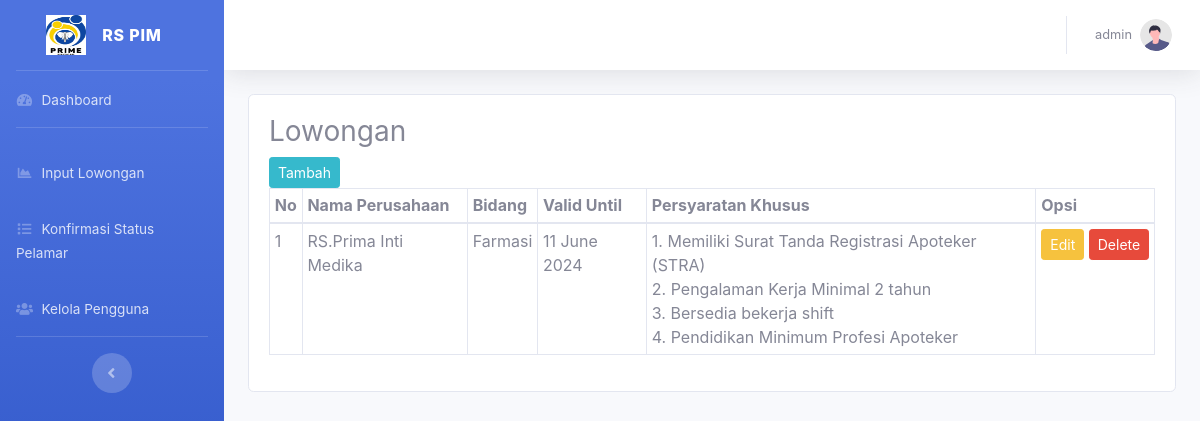
Page /dashboard/index.php?r=lowongan/index (signed in) on the committed database.
### tables this page shows
CREATE TABLE `tbl_lowongan` (
  `id_lowongan` int(11) NOT NULL,
  `nama_perus` varchar(120) DEFAULT NULL,
  `bidang` varchar(120) DEFAULT NULL,
  `valid_until` date DEFAULT NULL,
  `persyaratan_khusus` text DEFAULT NULL
);

### dashboard/index.php (called while the page is built, shortened)
<?php require_once '../config/conn.php'; ?>
<?php require_once 'layouts/header.php'; ?>
<?php include 'layouts/sidebar.php'; ?>
<?php $page = $_REQUEST['r']; ?>
<?php include_once $page.'.php'; ?>
<?php include 'layouts/footer.php'; ?>

### config/conn.php (called while the page is built, shortened)
<?php
function Connect(){
    $connect = mysqli_connect(HOST, DB_USER, DB_PASSWORD,DB_NAME);
    if($connect){
        return $connect;
    } else {
      return FALSE;
    }
}
?>

### dashboard/lowongan/func.php (called while the page is built, shortened)
<?php
function GetAll()
{
  $query = "SELECT * FROM tbl_lowongan";
  $exe = mysqli_query(Connect(), $query);
  while ($data = mysqli_fetch_array($exe)) {
    $datas[] = array(
      'id_lowongan' => $data['id_lowongan'],
      'nama_perus' => $data['nama_perus'],
      'bidang' => $data['bidang'],
      'valid_until' => $data['valid_until'],
      'persyaratan_khusus' => $data['persyaratan_khusus'],
    );
  }
  return $datas;
}

### dashboard/lowongan/index.php (the view, shortened to what this page needs)
<h3>Lowongan</h3>
<a href='?r=lowongan/create' class='btn btn-info btn-sm'>Tambah</a>
<br>
<div class='table-responsive'>
  <table class='table table-bordered table-sm'>
    <thead>
      <tr>
        <th>No</th>
        <th>Nama Perusahaan</th>
        <th>Bidang</th>
        <th>Valid Until</th>
        <th>Persyaratan Khusus</th>
        <th colspan='2'>Opsi</th>
      </tr>
    </thead>
    <tbody>
      <?php
      $lowongans = GetAll();
      $no = 1;
      if (isset($lowongans)) {
        foreach ($lowongans as $data) {
          echo "<tr>";
          echo "<td>" . $no++ . "</td>";
          echo "<td>" . $data['nama_perus'] . "</td>";
          echo "<td>" . $data['bidang'] . "</td>";
          echo "<td>" . date('d F Y', strtotime($data['valid_until'])) . "</td>";
          echo "<td>";
          $persyaratanKhusus = explode("\n", $data['persyaratan_khusus']);
          foreach ($persyaratanKhusus as $index => $persyaratan) {
            echo ($index + 1) . ". " . trim($persyaratan) . "<br>";
          }
          echo "<td>
                  <div class=\"btn-group\">
                    <form method='POST' action='?r=lowongan/edit'>
                      <input type='hidden' name='id_lowongan' value='" . $data['id_lowongan'] . "'>
                      <input type='submit' name='edit' value='Edit' class='btn btn-warning btn-sm'>
                    </form>
                    &nbsp;
                    <form method='POST' action=''>
                      <input type='hidden' name='id_lowongan' value='" . $data['id_lowongan'] . "'>
                      <input type='submit' name='delete' value='Delete' class='btn btn-danger btn-sm'>
                    </form>
                  </div>
                </td>";
          echo "</tr>";
        }
      }
      ?>
    </tbody>
  </table>
</div>

### rows in the picture
tbl_lowongan: nama_perus "RS.Prima Inti Medika", bidang "Farmasi", valid_until "11 June 2024", persyaratan_khusus "Memiliki Surat Tanda Registrasi Apoteker (STRA)", persyaratan_khusus "Pengalaman Kerja Minimal 2 tahun", persyaratan_khusus "Bersedia bekerja shift", persyaratan_khusus "Pendidikan Minimum Profesi Apoteker"

### other values in the picture
$_SESSION['nama'] "admin"
